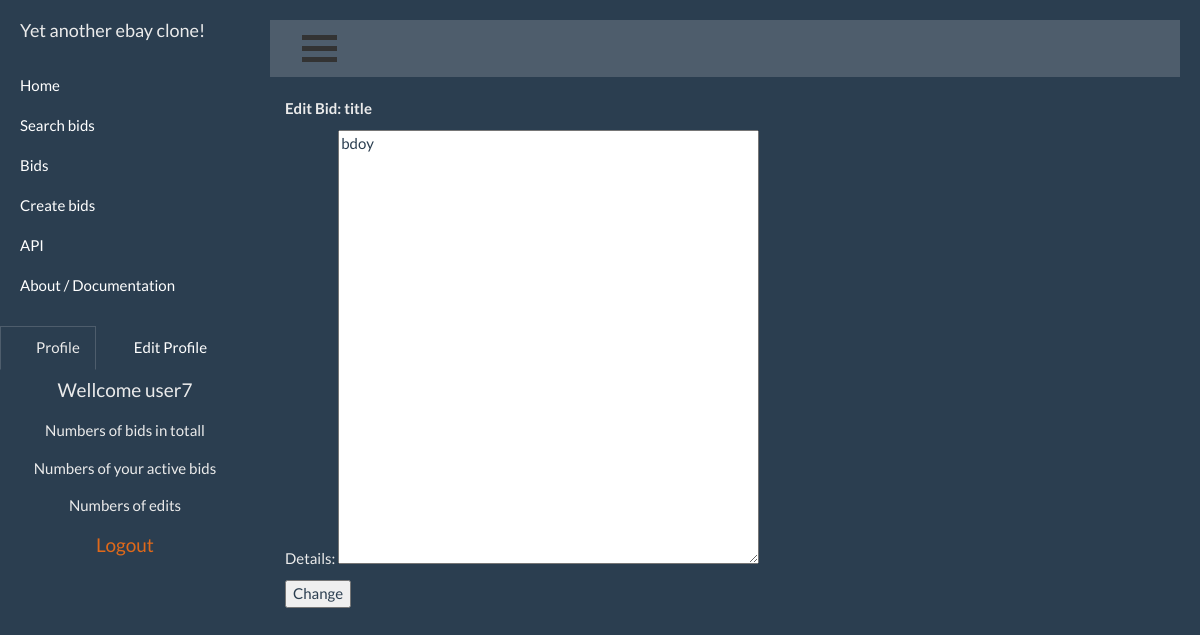
The app's page /editbid/16/ (signed in), older data.
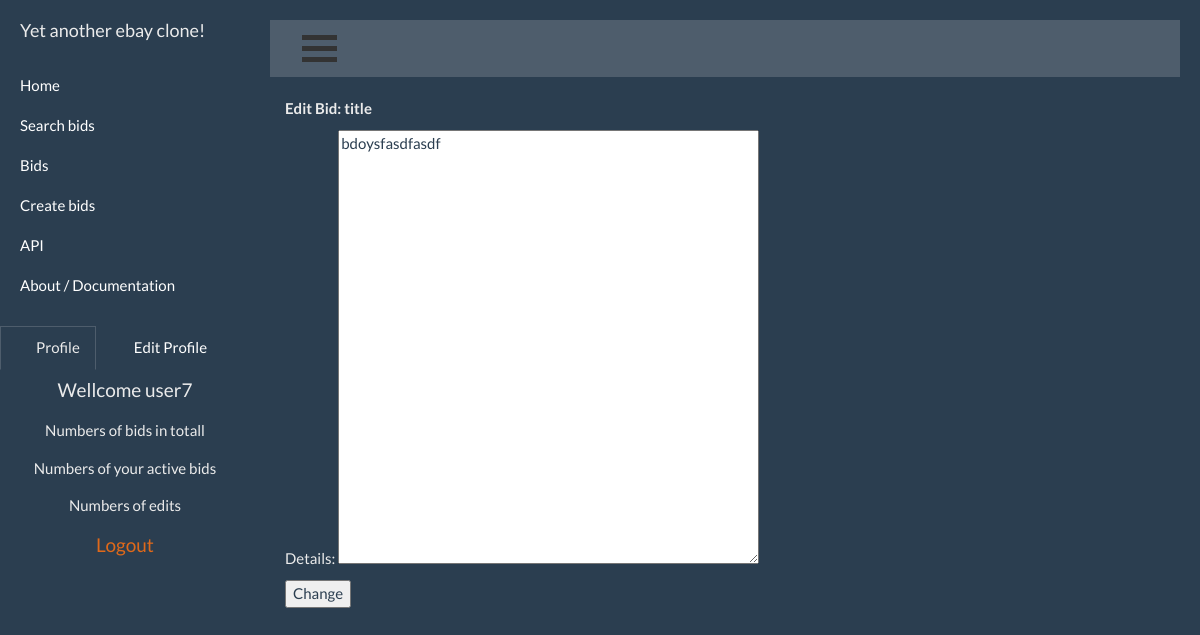
The same page, newer data.
### Project/models.py (models this page shows, shortened)
class Auction(models.Model):
    id = models.AutoField(primary_key=True)
    title = models.CharField(max_length=200, null=True)
    author = models.ForeignKey(settings.AUTH_USER_MODEL,null=True,related_name="author")
    details = models.TextField(null=True)
    bid = models.DecimalField(max_digits=10,decimal_places=1,null=True)
    bid_by = models.ForeignKey(settings.AUTH_USER_MODEL,null=True,related_name="bid_by")
    bid_res = models.IntegerField(default=1,null=True)
    timestamp = models.DateTimeField(default=django.utils.timezone.now ,null=True)
    class Meta:
        ordering = ['timestamp']

### Project/views.py (the view)
# urls.py: url(r'^editbid/(\d+)/$', editbid),
def editbid(request, offset):
    if not request.user.is_authenticated():
        return HttpResponseRedirect('/login/')
    else:
        bid = get_object_or_404(Auction, id=offset)
        return render(request, "editbid.html",
                {'author': request.user,
                "title": bid.title,
                "id": bid.id,
                "bid_details": bid.details,
                "bid_res": bid.bid_res,
                "bid_by": bid.bid_by
                    })

### templates/editbid.html (shortened to what this page needs)
{% extends 'index.html' %}
{% block content %}
<p><b>Edit Bid: {{ title }}</b></p>
    <form action="/updatebid/{{ id }}/" method="post">
       <p>Details: <textarea name="details" cols="50" rows="20">{{ bid_details }}</textarea></p>
        <input type="submit" value="Change">
    </form>
{% endblock %}

Row changes from the older to the newer data that the page shows:
changed Auction "title": details "bdoy" → "bdoysfasdfasdf"
